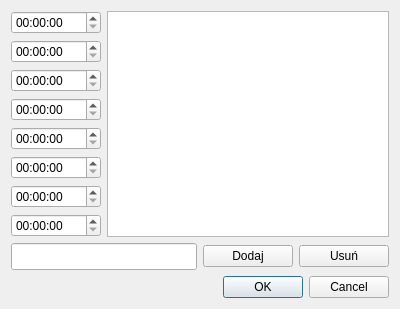
<?xml version="1.0" encoding="UTF-8"?>
<ui version="4.0">
 <class>Plan</class>
 <widget class="QDialog" name="Plan">
  <property name="geometry">
   <rect>
    <x>0</x>
    <y>0</y>
    <width>400</width>
    <height>300</height>
   </rect>
  </property>
  <property name="windowTitle">
   <string>Dialog</string>
  </property>
  <layout class="QGridLayout" name="gridLayout">
   <item row="0" column="0">
    <widget class="QTimeEdit" name="timeEdit"/>
   </item>
   <item row="3" column="0">
    <widget class="QTimeEdit" name="timeEdit_4"/>
   </item>
   <item row="6" column="0">
    <widget class="QTimeEdit" name="timeEdit_7"/>
   </item>
   <item row="0" column="1" rowspan="8" colspan="3">
    <widget class="QListWidget" name="listWidget">
     <property name="font">
      <font>
       <pointsize>11</pointsize>
      </font>
     </property>
     <property name="cursor" stdset="0">
      <cursorShape>CrossCursor</cursorShape>
     </property>
     <property name="layoutDirection">
      <enum>Qt::RightToLeft</enum>
     </property>
     <property name="frameShadow">
      <enum>QFrame::Plain</enum>
     </property>
     <property name="midLineWidth">
      <number>11</number>
     </property>
     <property name="horizontalScrollBarPolicy">
      <enum>Qt::ScrollBarAlwaysOff</enum>
     </property>
    </widget>
   </item>
   <item row="8" column="3">
    <widget class="QPushButton" name="pushButton_2">
     <property name="text">
      <string>Usuń</string>
     </property>
    </widget>
   </item>
   <item row="2" column="0">
    <widget class="QTimeEdit" name="timeEdit_3"/>
   </item>
   <item row="8" column="2">
    <widget class="QPushButton" name="pushButton">
     <property name="text">
      <string>Dodaj</string>
     </property>
    </widget>
   </item>
   <item row="1" column="0">
    <widget class="QTimeEdit" name="timeEdit_2"/>
   </item>
   <item row="4" column="0">
    <widget class="QTimeEdit" name="timeEdit_5"/>
   </item>
   <item row="8" column="0" colspan="2">
    <widget class="QLineEdit" name="lineEdit">
     <property name="font">
      <font>
       <pointsize>12</pointsize>
      </font>
     </property>
     <property name="text">
      <string/>
     </property>
    </widget>
   </item>
   <item row="7" column="0">
    <widget class="QTimeEdit" name="timeEdit_8"/>
   </item>
   <item row="5" column="0">
    <widget class="QTimeEdit" name="timeEdit_6"/>
   </item>
   <item row="9" column="0" colspan="4">
    <widget class="QDialogButtonBox" name="buttonBox">
     <property name="orientation">
      <enum>Qt::Horizontal</enum>
     </property>
     <property name="standardButtons">
      <set>QDialogButtonBox::Cancel|QDialogButtonBox::Ok</set>
     </property>
    </widget>
   </item>
  </layout>
 </widget>
 <resources/>
 <connections>
  <connection>
   <sender>buttonBox</sender>
   <signal>accepted()</signal>
   <receiver>Plan</receiver>
   <slot>accept()</slot>
   <hints>
    <hint type="sourcelabel">
     <x>248</x>
     <y>254</y>
    </hint>
    <hint type="destinationlabel">
     <x>157</x>
     <y>274</y>
    </hint>
   </hints>
  </connection>
  <connection>
   <sender>buttonBox</sender>
   <signal>rejected()</signal>
   <receiver>Plan</receiver>
   <slot>reject()</slot>
   <hints>
    <hint type="sourcelabel">
     <x>316</x>
     <y>260</y>
    </hint>
    <hint type="destinationlabel">
     <x>286</x>
     <y>274</y>
    </hint>
   </hints>
  </connection>
 </connections>
</ui>
